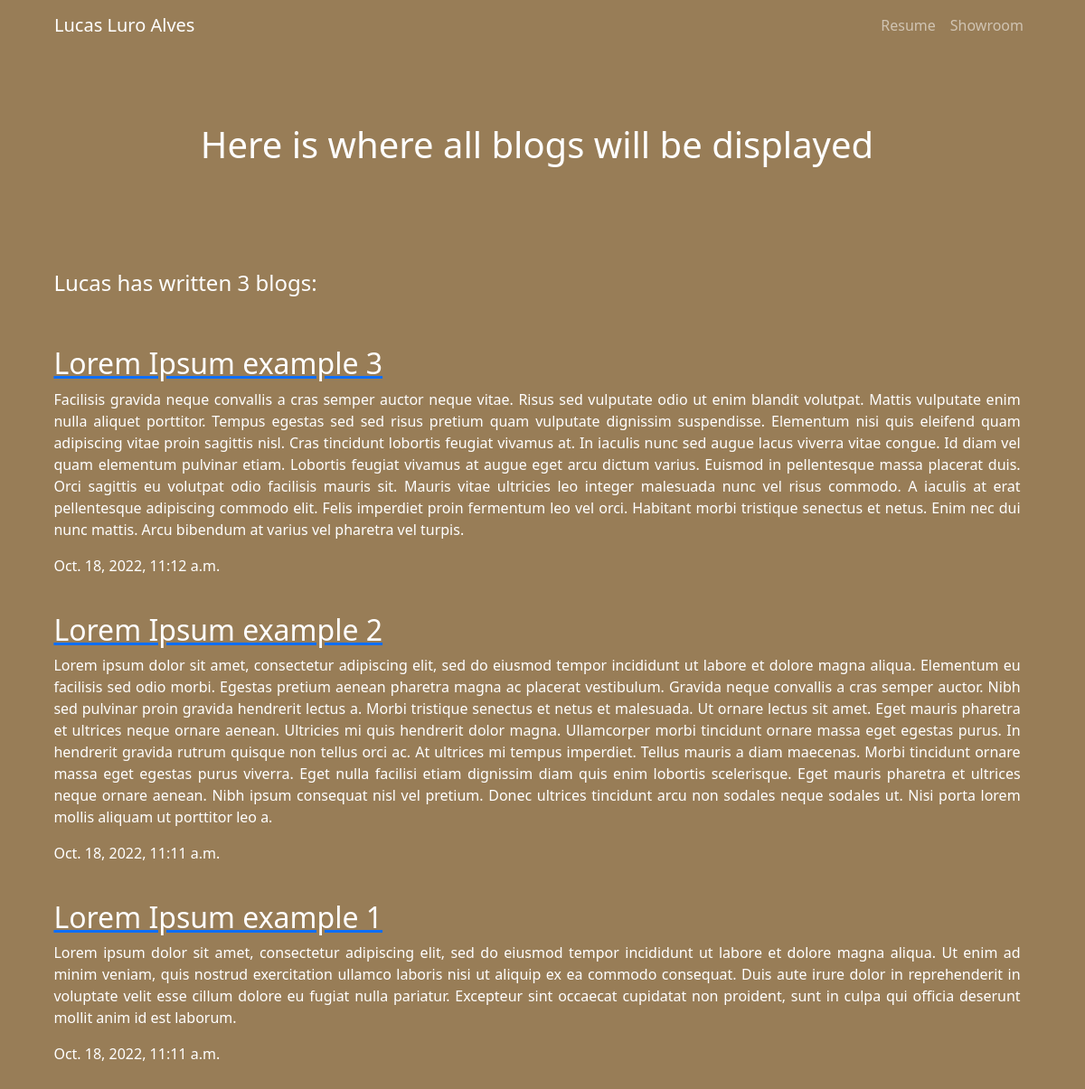
Screenshot of /blog/ with the database file from the repository.
### blog/models.py (models this page shows, shortened)
class Blog(models.Model):
    title = models.CharField(max_length=200)
    description = models.TextField()
    date = models.DateTimeField()

### blog/views.py (the view)
# urls.py: path('', views.all_blogs, name='blogs'),
def all_blogs(request):
    blogs = Blog.objects.order_by('-date')
    return render(request, 'blog/all_blogs.html', {'blogs' : blogs})

### blog/templates/blog/all_blogs.html
{% extends 'portfolio/base.html' %}
{% block content %}
    <h1>Here is where all blogs will be displayed</h1>
<div class="allblogstext">
    <h4 class="blogcount" style="color: white">Lucas has written {{ blogs.count }} blog{{ blogs.count|pluralize }}:</h4><br><br>
    {% for item in blogs %}
    <a href="{% url 'blog:detail' item.id%}">
    <h2 style="color: white">{{item.title}}</h2>
    </a>
    <p class="blogdesc" style="color: white">{{item.description}}</p>
    <p style="color: white">{{item.date}}</p><br>
    {% endfor %}
</div>
{% endblock %}

### portfolio/static/portfolio/custom.css (style rules this page uses)
body { background-color: rgb(152, 125, 87); margin: 5% 0%; width: 99%; }
h1 { text-align:center; color:rgb(255, 255, 255); padding: 2cm 0cm 0cm 0cm; }
.blogcount { padding: 10% 0% 0% 0%; }
.allblogstext { padding: 0% 5%; }
.blogdesc { text-align: justify; }

### rows the page displays
Blog: title "Lorem Ipsum example 3", description "Facilisis gravida neque convallis a cras semper auctor neque vitae. Risus sed vulputate odio ut enim blandit volutpat. Mattis vulputate enim nulla aliquet porttitor. Tempus egestas sed sed risus pretium quam vulputate dignissim suspendisse. Elementum nisi quis eleifend quam adipiscing vitae proin sagittis nisl. Cras tincidunt lobortis feugiat vivamus at. In iaculis nunc sed augue lacus viverra vitae congue. Id diam vel quam elementum pulvinar etiam. Lobortis feugiat vivamus at augue eget arcu dictum varius. Euismod in pellentesque massa placerat duis. Orci sagittis eu volutpat odio facilisis mauris sit. Mauris vitae ultricies leo integer malesuada nunc vel risus commodo. A iaculis at erat…", date "Oct. 18, 2022, 11:12 a.m."
Blog: title "Lorem Ipsum example 2", description "Lorem ipsum dolor sit amet, consectetur adipiscing elit, sed do eiusmod tempor incididunt ut labore et dolore magna aliqua. Elementum eu facilisis sed odio morbi. Egestas pretium aenean pharetra magna ac placerat vestibulum. Gravida neque convallis a cras semper auctor. Nibh sed pulvinar proin gravida hendrerit lectus a. Morbi tristique senectus et netus et malesuada. Ut ornare lectus sit amet. Eget mauris pharetra et ultrices neque ornare aenean. Ultricies mi quis hendrerit dolor magna. Ullamcorper morbi tincidunt ornare massa eget egestas purus. In hendrerit gravida rutrum quisque non tellus orci ac. At ultrices mi tempus imperdiet. Tellus mauris a diam maecenas. Morbi tincidunt ornare…", date "Oct. 18, 2022, 11:11 a.m."
Blog: title "Lorem Ipsum example 1", description "Lorem ipsum dolor sit amet, consectetur adipiscing elit, sed do eiusmod tempor incididunt ut labore et dolore magna aliqua. Ut enim ad minim veniam, quis nostrud exercitation ullamco laboris nisi ut aliquip ex ea commodo consequat. Duis aute irure dolor in reprehenderit in voluptate velit esse cillum dolore eu fugiat nulla pariatur. Excepteur sint occaecat cupidatat non proident, sunt in culpa qui officia deserunt mollit anim id est laborum.", date "Oct. 18, 2022, 11:11 a.m."

### other values shown
{{ blogs.count }} "3"
